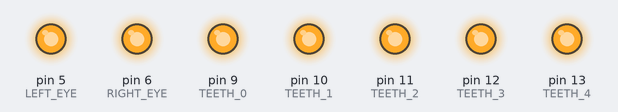
A sketch run on a simulated Arduino Uno, built with avr-gcc and run on an emulated ATmega328P. Parts: output pins drawn as LEDs (lit = HIGH).

Above: at 0.2 s.
At 5.14 s:
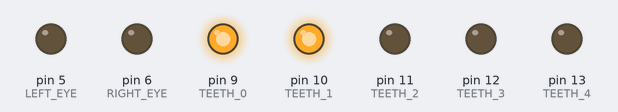
At 9.91 s:
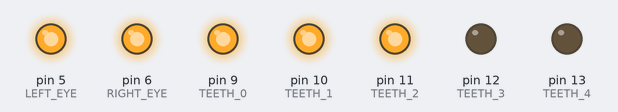
At 19.45 s:
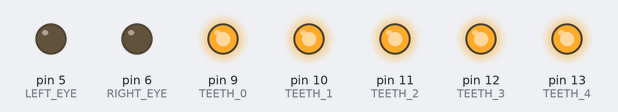
At 29.24 s:
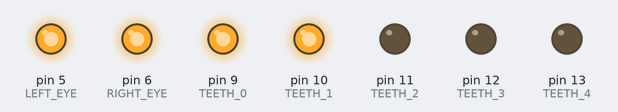
At 38.79 s:
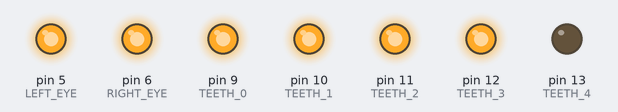
Timing chart, 0 to 40.0 s (numbered marks = the images above):
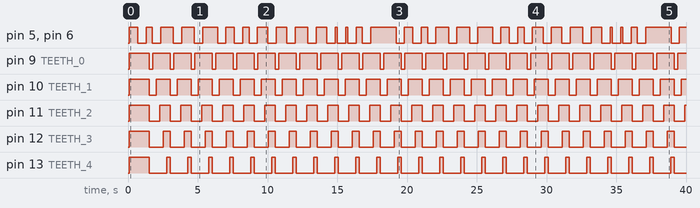

Measured:
- by itself, pin 9 (TEETH_0): alternates HIGH for 1.3 s and LOW for 0.25 s
- by itself, pin 10 (TEETH_1): alternates HIGH for 1.0 s and LOW for 0.50 s
- by itself, pin 11 (TEETH_2): alternates HIGH for 0.75 s and LOW for 0.75 s
- by itself, pin 12 (TEETH_3): alternates HIGH for 0.50 s and LOW for 1.0 s
- by itself, pin 13 (TEETH_4): alternates HIGH for 0.25 s and LOW for 1.3 s
- by itself, pin 5 (LEFT_EYE), pin 6 (RIGHT_EYE): HIGH → LOW at 0.70 s, → HIGH 0.60 s later, → LOW 0.45 s later, → HIGH 0.60 s later, … (60 changes in this stretch)

The sketch:

PUMPKIN.ino
```cpp
int LEFT_EYE = 5;
int RIGHT_EYE = 6;
int TEETH_0 = 9;  // centermost teeth
int TEETH_1 = 10;
int TEETH_2 = 11;
int TEETH_3 = 12;
int TEETH_4 = 13;
int TEETH_DELAY = 250;
float MORSE_MULT = 150.0;

unsigned long eyesStartTime = 0;  // timestamp to measure against w/ currentTime
unsigned long teethStartTime = 0;
unsigned long currentTime = 0;  // timestamp which helps track elapsed time w/ startTime
// Morse code "happy halloween!"
// .... .- .--. .--. -.--       .... .- .-.. .-.. --- .-- . . -. -.-.--
int message[64] = {1,1,1,1, 4, 1, 2, 4, 1, 2, 2, 1, 4, 1, 2, 2, 1, 4, 2, 1, 2, 2, 4, 1, 1, 1, 1, 4, 1, 2, 4, 1, 2, 1, 1, 4, 1, 2, 1, 1, 4, 2, 2, 2, 4, 1, 2, 2, 4, 1, 4, 1, 4, 2, 1, 4, 2, 1, 2, 1, 2, 2, 2,4};
int msgIdx = 0;
int currentEyeDuration;
bool eyeLit;
int numTeethLit = 0;


void setup() {
  // put your setup code here, to run once:
  delay(100);
  pinMode(LEFT_EYE, OUTPUT);  // left eye
  pinMode(RIGHT_EYE, OUTPUT);  // right eye
  pinMode(TEETH_0, OUTPUT);
  pinMode(TEETH_1, OUTPUT);
  pinMode(TEETH_2, OUTPUT);
  pinMode(TEETH_3, OUTPUT);
  pinMode(TEETH_4, OUTPUT);

  digitalWrite(LEFT_EYE, HIGH);
  digitalWrite(RIGHT_EYE, HIGH);
  digitalWrite(TEETH_0, HIGH);
  digitalWrite(TEETH_1, HIGH);
  digitalWrite(TEETH_2, HIGH);
  digitalWrite(TEETH_3, HIGH);
  digitalWrite(TEETH_4, HIGH);

  currentEyeDuration = message[msgIdx] * MORSE_MULT;
  eyeLit = true;
  eyesStartTime = millis();
}

void loop() {
  // put your main code here, to run repeatedly:
  currentTime = millis();
  if(currentTime - eyesStartTime > currentEyeDuration){
    // Light duration elapsed.
    // If currently lit, go dark.
    msgIdx +=1;
    if (msgIdx >= 64){
      msgIdx = 0;
    }
    if (message[msgIdx] == 4){
      digitalWrite(LEFT_EYE, LOW);
      digitalWrite(RIGHT_EYE, LOW);
      eyeLit = false;
    }else{
      digitalWrite(LEFT_EYE, HIGH);
      digitalWrite(RIGHT_EYE, HIGH);
      eyeLit = true;
    }
    eyesStartTime = millis();
    currentEyeDuration = message[msgIdx] * MORSE_MULT;
  }
  if (currentTime - teethStartTime > TEETH_DELAY){
    if (numTeethLit == 0 ){
      digitalWrite(TEETH_0, HIGH);
      numTeethLit = 1;
    } else if (numTeethLit == 1){
      digitalWrite(TEETH_1, HIGH);
      numTeethLit = 2;
    }else if (numTeethLit == 2){
      digitalWrite(TEETH_2, HIGH);
      numTeethLit = 3;
    }else if (numTeethLit == 3){
      digitalWrite(TEETH_3, HIGH);
      numTeethLit = 4;
    }else if (numTeethLit == 4){
      digitalWrite(TEETH_4, HIGH);
      numTeethLit = 5;
    }else{
      digitalWrite(TEETH_0, LOW);
      digitalWrite(TEETH_1, LOW);
      digitalWrite(TEETH_2, LOW);
      digitalWrite(TEETH_3, LOW);
      digitalWrite(TEETH_4, LOW);
      numTeethLit = 0;
    }
     teethStartTime = millis();
  }

}
```
